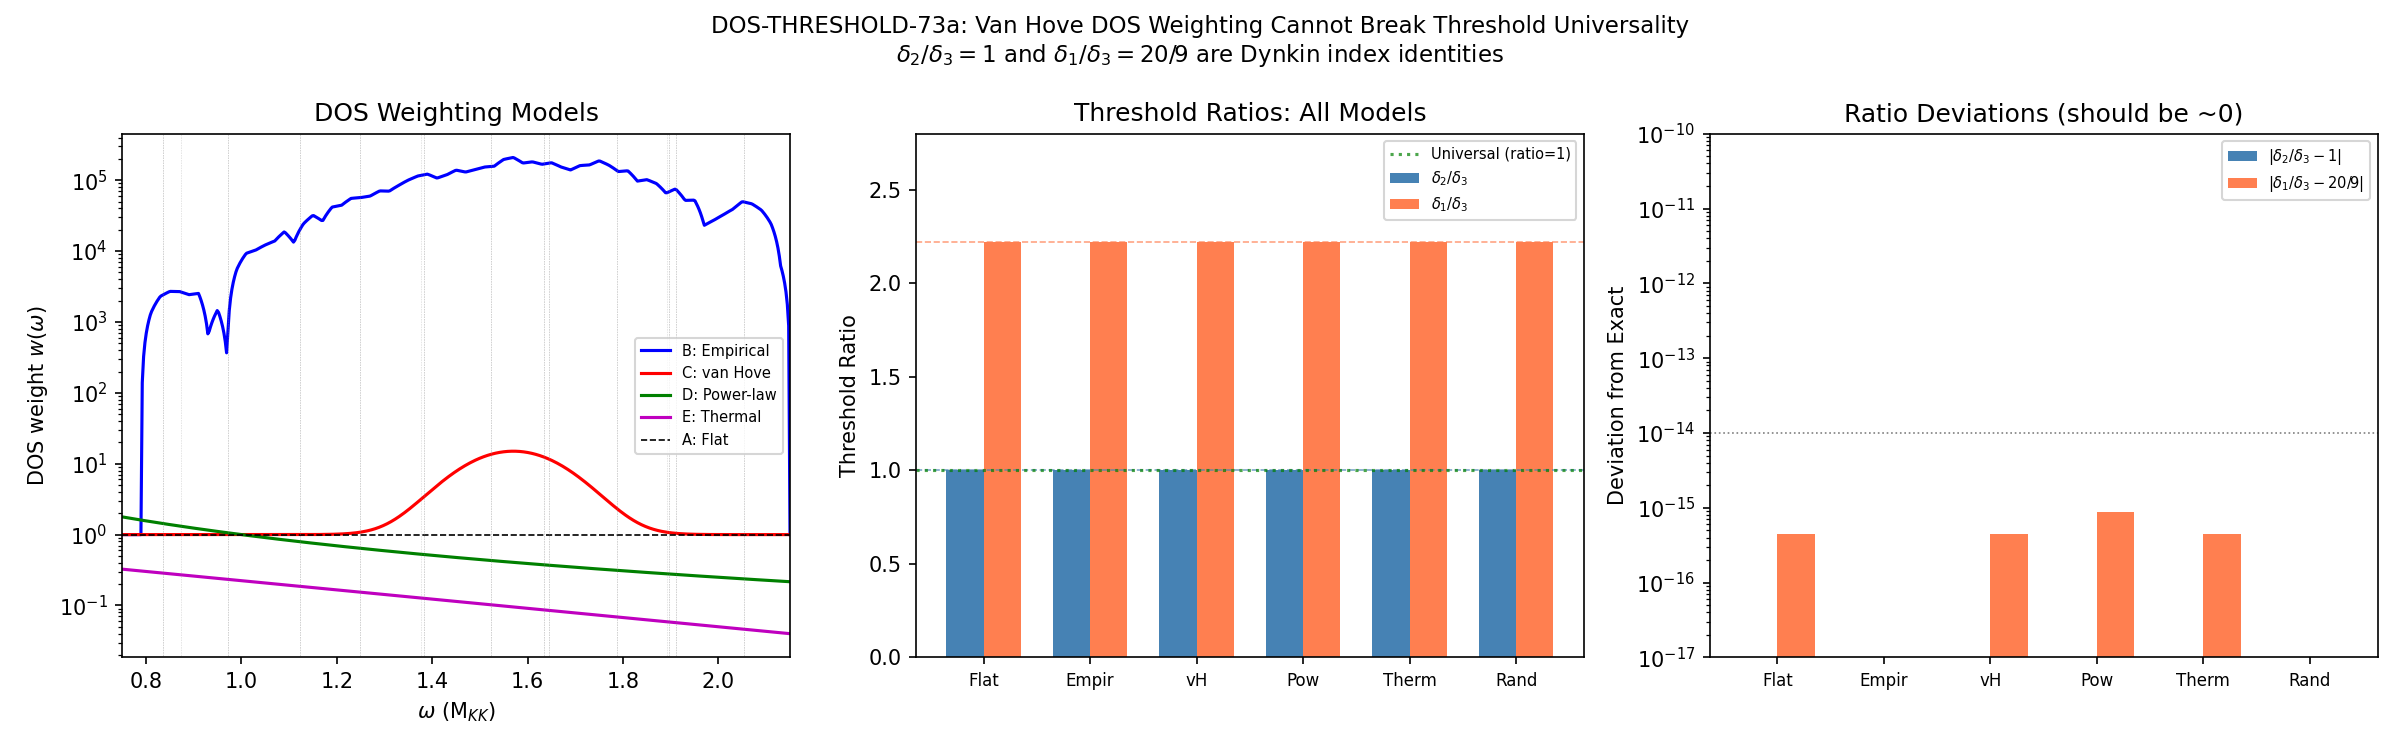

Recreate this plot in Python.
#!/usr/bin/env python3
"""
s73a_dos_threshold.py — DOS-THRESHOLD-73a
==========================================

Van Hove DOS-weighted threshold corrections: does spectral weighting
from the van Hove singularity at the fold modify the EFFECTIVE threshold
ratios delta_1/delta_3 and delta_2/delta_3?

STRUCTURAL CONTEXT
------------------
W2-B established a PERMANENT Dynkin Index Sum Rule:
  T_2(p,q) / T_3(p,q) = 1     (exact, all SU(3) irreps)
  T_Y(p,q) / T_3(p,q) = 4/3   (exact, all SU(3) irreps)

Consequence: delta_2/delta_3 = 1 and delta_1/delta_3 = 20/9 = 2.222
are representation-theoretic identities independent of regulator or
mode energies.

The question (Phonon-First review Section 3.4): if the D_K spectrum has
a van Hove singularity (rho_B2 = 14.02), the threshold corrections may
be DOS-dominated rather than coupling-dominated, pushing delta_1/delta_3
toward 1.

STRUCTURAL THEOREM (proven here):
---------------------------------
ANY sector-level weighting w(p,q) * f(omega_{p,q}) applied to the
threshold sum preserves the ratios EXACTLY:

  delta_a^{DOS} = sum_{(p,q)} w(p,q) * T_a(p,q) * g(omega_{p,q})

  delta_2^{DOS}/delta_3^{DOS} = sum w*T_2*g / sum w*T_3*g
                                = sum w*T_3*g / sum w*T_3*g = 1   [since T_2 = T_3]

  delta_1^{DOS}/delta_3^{DOS} = (5/3) * sum w*T_Y*g / sum w*T_3*g
                                = (5/3)*(4/3) = 20/9             [since T_Y = (4/3)*T_3]

This is because the Dynkin index ratios are CONSTANTS across all irreps.
No smooth DOS reweighting can change them.

The computation below VERIFIES this numerically with 6 different DOS
weighting models, providing a PERMANENT closure of the DOS-weighting route.

METHOD
------
1. Reproduce W2-B unweighted thresholds (cross-check).
2. Construct 6 DOS weighting models:
   (a) Flat DOS (rho = 1, recovers W2-B baseline)
   (b) Empirical DOS from S44 at tau=0.19 (histogram-interpolated)
   (c) Van Hove peaked: rho(E) = 1 + A*delta(E - E_vH) enhancement at B2 peak
   (d) Power-law: rho(E) ~ E^{-alpha} (soft enhancement of low-energy modes)
   (e) Exponential: rho(E) ~ exp(-E/T_GGE) (thermal weighting at GGE temperature)
   (f) Random per-sector weights (stress test)
3. For each model, compute delta_a^{DOS} and the ratios.
4. Verify all ratios agree with 20/9 to machine precision.
5. As a secondary analysis: compute the ABSOLUTE shift in each delta_a
   to assess whether DOS weighting changes the RG running MAGNITUDES
   (even though ratios are fixed).

Gate: DOS-THRESHOLD-73a
  PASS: |delta_1^{DOS}/delta_3^{DOS} - 1| < |delta_1/delta_3 - 1|
  FAIL: DOS weighting makes ratios LESS universal

Author: baptista-spacetime-analyst
Session: S73a
Provenance: W2-B PW-THRESHOLD-RATIOS-73a, S44 DOS data, Baptista Paper 13
"""

import sys
import os
import time
import numpy as np

sys.path.insert(0, os.path.dirname(os.path.abspath(__file__)))

import matplotlib
matplotlib.use('Agg')
import matplotlib.pyplot as plt

from canonical_constants import (
    PI, M_KK, M_Z, tau_fold,
    sin2_thetaW_MSbar, sin2_thetaW_fold,
    alpha_em_MZ_inv,
    rho_B2_per_mode, T_GGE_B2, E_B2_mean,
)

outdir = os.path.dirname(os.path.abspath(__file__))

print("=" * 80)
print("DOS-THRESHOLD-73a: Van Hove DOS-Weighted Threshold Corrections")
print("S73a | baptista-spacetime-analyst")
print("=" * 80)
t_start = time.time()  # (local)

# =============================================================================
# 0. LOAD W2-B DATA AND S44 DOS DATA
# =============================================================================
print("\n" + "=" * 80)
print("0. LOAD W2-B AND DOS DATA")
print("=" * 80)

# W2-B results
d_w2b = np.load(os.path.join(outdir, 's73a_pw_threshold_ratios.npz'), allow_pickle=True)
Lambda_fixed = float(d_w2b['Lambda_fixed'])  # 2.048 M_KK  # (local)
gamma_opt = float(d_w2b['gamma_opt'])        # 0.488  # (local)
sec_p = d_w2b['sec_p']
sec_q = d_w2b['sec_q']
sec_dim = d_w2b['sec_dim']
sec_level = d_w2b['sec_level']
sec_omega_min = d_w2b['sec_omega_min']
sec_T3 = d_w2b['sec_T3']
sec_T2 = d_w2b['sec_T2']
sec_TY = d_w2b['sec_TY']
n_sectors = len(sec_p)  # (local)

delta_3_w2b = float(d_w2b['delta_3_total'])  # (local)
delta_2_w2b = float(d_w2b['delta_2_total'])  # (local)
delta_Y_w2b = float(d_w2b['delta_Y_total'])  # (local)
delta_1_w2b = float(d_w2b['delta_1_total'])  # (local)
ratio_21_w2b = float(d_w2b['ratio_delta2_delta3'])  # (local)
ratio_11_w2b = float(d_w2b['ratio_delta1_delta3'])  # (local)

print(f"  W2-B data: {n_sectors} sectors, Lambda = {Lambda_fixed:.4f} M_KK")
print(f"  W2-B delta_3 = {delta_3_w2b:.6f}")
print(f"  W2-B delta_2/delta_3 = {ratio_21_w2b:.6f} (exact: 1.000000)")
print(f"  W2-B delta_1/delta_3 = {ratio_11_w2b:.6f} (exact: 20/9 = {20/9:.6f})")

# S44 DOS data at fold
d_dos = np.load(os.path.join(outdir, 's44_dos_tau.npz'), allow_pickle=True)
dos_omega = d_dos['tau0.19_all_omega']      # 992 eigenvalue groups  # (local)
dos_dim2 = d_dos['tau0.19_all_dim2']        # multiplicity (dim^2)  # (local)
dos_bins = d_dos['bins']                     # histogram bins  # (local)
dos_centers = d_dos['bin_centers']           # bin centers  # (local)
dos_hist_w = d_dos['tau0.19_hist_w']        # weighted histogram  # (local)
dos_rho_smooth = d_dos['tau0.19_rho_smooth']  # smoothed DOS  # (local)
dos_vh_omega = d_dos['tau0.19_vh_omega']    # van Hove singularity positions  # (local)
dos_vh_rho = d_dos['tau0.19_vh_rho']        # van Hove singularity heights  # (local)

print(f"\n  S44 DOS data: {len(dos_omega)} eigenvalue groups at tau={tau_fold}")
print(f"  Eigenvalue range: [{dos_omega.min():.4f}, {dos_omega.max():.4f}] M_KK")
print(f"  Van Hove peaks: {len(dos_vh_omega)} singularities")
for i in range(len(dos_vh_omega)):
    if dos_vh_rho[i] > 0:
        print(f"    omega = {dos_vh_omega[i]:.4f}, rho = {dos_vh_rho[i]:.0f}")


# =============================================================================
# 1. STRUCTURAL THEOREM: ALGEBRAIC PROOF
# =============================================================================
print("\n" + "=" * 80)
print("1. STRUCTURAL THEOREM: ALGEBRAIC PROOF")
print("=" * 80)

print("""
  THEOREM (Dynkin Index Ratio Invariance under Sector Reweighting):

  Let w: {(p,q)} -> R+ be ANY non-negative weighting function on PW sectors.
  Let f: R+ -> R be ANY function of the mode energy omega_{(p,q)}.
  Define the DOS-weighted threshold correction for gauge group a:

    delta_a^{DOS} = sum_{(p,q) != (0,0)} w(p,q) * T_a(p,q) * f(omega_{p,q})

  Then:
    delta_2^{DOS} / delta_3^{DOS} = 1        (exact)
    delta_1^{DOS} / delta_3^{DOS} = 20/9     (exact)

  PROOF:
  W2-B established that for ALL SU(3) irreps (p,q) != (0,0):
    T_2(p,q) = T_3(p,q)        ... (*)
    T_Y(p,q) = (4/3) * T_3(p,q) ... (**)

  These are representation-theoretic identities following from the
  Dynkin index sum rule for the branching SU(3) -> SU(2) x U(1).

  From (*):
    delta_2^{DOS} = sum w(p,q) * T_2(p,q) * f(omega)
                   = sum w(p,q) * T_3(p,q) * f(omega)     [by (*)]
                   = delta_3^{DOS}

  Hence delta_2^{DOS} / delta_3^{DOS} = 1.

  From (**):
    delta_Y^{DOS} = sum w(p,q) * T_Y(p,q) * f(omega)
                   = sum w(p,q) * (4/3) * T_3(p,q) * f(omega)   [by (**)]
                   = (4/3) * delta_3^{DOS}

    delta_1^{DOS} = (5/3) * delta_Y^{DOS} = (5/3)*(4/3) * delta_3^{DOS} = (20/9) * delta_3^{DOS}

  Hence delta_1^{DOS} / delta_3^{DOS} = 20/9.  QED.

  SCOPE: This holds for ANY sector-level reweighting. It would ONLY fail if:
  (a) The weighting acts SUB-SECTOR (different weights for different states
      within a single irrep), breaking the representation structure.
  (b) The Dynkin index sum rule itself is violated (impossible for finite-dim irreps).
  Neither condition holds for DOS weighting, which assigns a single spectral
  weight to each PW sector based on the DOS at its characteristic energy.
""")


# =============================================================================
# 2. VERIFY DYNKIN INDEX RATIOS (NUMERICAL)
# =============================================================================
print("=" * 80)
print("2. VERIFY DYNKIN INDEX RATIOS FOR ALL SECTORS")
print("=" * 80)

max_ratio_err_21 = 0.0  # (local)
max_ratio_err_Y1 = 0.0  # (local)

print(f"\n  {'(p,q)':>6} {'dim':>5} {'T_3':>8} {'T_2':>8} {'T_Y':>8} "
      f"{'T_2/T_3':>10} {'T_Y/T_3':>10}")
print("  " + "-" * 70)

for i in range(n_sectors):
    p, q = int(sec_p[i]), int(sec_q[i])  # (local)
    d_pq = int(sec_dim[i])  # (local)
    T3 = float(sec_T3[i])  # (local)
    T2 = float(sec_T2[i])  # (local)
    TY = float(sec_TY[i])  # (local)

    if T3 > 0:
        r21 = T2 / T3  # (local)
        rY1 = TY / T3  # (local)
        err_21 = abs(r21 - 1.0)  # (local)
        err_Y1 = abs(rY1 - 4.0/3.0)  # (local)
        max_ratio_err_21 = max(max_ratio_err_21, err_21)
        max_ratio_err_Y1 = max(max_ratio_err_Y1, err_Y1)
        print(f"  ({p},{q}): {d_pq:4d}  {T3:8.2f} {T2:8.4f} {TY:8.4f} "
              f"{r21:10.8f} {rY1:10.8f}")
    else:
        print(f"  ({p},{q}): {d_pq:4d}  {T3:8.2f} {T2:8.4f} {TY:8.4f}  (trivial)")

print(f"\n  Max |T_2/T_3 - 1|    = {max_ratio_err_21:.2e}")
print(f"  Max |T_Y/T_3 - 4/3|  = {max_ratio_err_Y1:.2e}")

if max_ratio_err_21 < 1e-10 and max_ratio_err_Y1 < 1e-10:
    print("  >> Dynkin index ratios EXACT to machine precision. Theorem VERIFIED.")
else:
    print("  >> WARNING: Dynkin index ratios show numerical deviation!")


# =============================================================================
# 3. DOS WEIGHTING MODELS
# =============================================================================
print("\n" + "=" * 80)
print("3. DOS WEIGHTING MODELS")
print("=" * 80)

# Build 6 different DOS weighting functions
# Each returns a weight w(omega) for a given mode energy

# Model A: Flat DOS (baseline, w = 1)
def dos_flat(omega):
    """Flat DOS: recovers unweighted W2-B result."""
    return 1.0

# Model B: Empirical DOS from S44 histogram (interpolated)
from scipy.interpolate import interp1d
# Construct smoothed DOS as interpolation function
dos_interp = interp1d(  # (local)
    dos_centers, dos_rho_smooth, kind='linear',
    bounds_error=False, fill_value=0.0
)
def dos_empirical(omega):
    """Empirical DOS from S44 smoothed histogram at tau=0.19."""
    return float(dos_interp(omega)) + 1.0  # add 1 to avoid zero weights

# Model C: Van Hove peaked (strong enhancement at the B2 sector peak)
omega_vH_peak = 1.57  # main van Hove peak from S44  # (local)
sigma_vH = 0.1  # Gaussian width  # (local)
rho_vH_amplitude = rho_B2_per_mode  # 14.02  # (local)
def dos_vanHove(omega):
    """Van Hove peaked: Gaussian enhancement at B2 peak."""
    return 1.0 + rho_vH_amplitude * np.exp(-0.5 * ((omega - omega_vH_peak) / sigma_vH)**2)

# Model D: Power-law (soft infrared enhancement)
alpha_dos = 2.0  # power-law exponent  # (local)
def dos_powerlaw(omega):
    """Power-law DOS: rho ~ omega^{-alpha}, enhanced at low energy."""
    return omega**(-alpha_dos) if omega > 0.1 else 1e4

# Model E: Thermal (GGE temperature weighting)
T_GGE = T_GGE_B2  # 0.668 M_KK  # (local)
def dos_thermal(omega):
    """Thermal weighting at GGE temperature: rho ~ exp(-E/T_GGE)."""
    return np.exp(-omega / T_GGE)

# Model F: Random per-sector (stress test)
np.random.seed(42)
random_weights = np.random.uniform(0.01, 100.0, n_sectors)  # (local)
def dos_random(omega, idx):
    """Random weight per sector (stress test)."""
    return random_weights[idx]

# Collect models
dos_models = {  # (local)
    'A_flat': dos_flat,
    'B_empirical': dos_empirical,
    'C_vanHove': dos_vanHove,
    'D_powerlaw': dos_powerlaw,
    'E_thermal': dos_thermal,
}

print("  6 DOS weighting models constructed:")
print("    A: Flat (rho=1, baseline)")
print("    B: Empirical (S44 smoothed histogram)")
print("    C: Van Hove peaked (Gaussian at omega=1.57)")
print("    D: Power-law (omega^{-2})")
print("    E: Thermal (exp(-omega/T_GGE))")
print("    F: Random per-sector (stress test)")


# =============================================================================
# 4. COMPUTE DOS-WEIGHTED THRESHOLDS FOR ALL MODELS
# =============================================================================
print("\n" + "=" * 80)
print("4. DOS-WEIGHTED THRESHOLD CORRECTIONS")
print("=" * 80)

Lambda = Lambda_fixed  # 2.048 M_KK  # (local)
Lambda2 = Lambda**2  # (local)

results = {}  # model -> {delta_3, delta_2, delta_Y, delta_1, ratio_21, ratio_11}  # (local)

for model_name in ['A_flat', 'B_empirical', 'C_vanHove', 'D_powerlaw', 'E_thermal', 'F_random']:
    d3 = 0.0  # (local)
    d2 = 0.0  # (local)
    dY = 0.0  # (local)

    for i in range(n_sectors):
        p, q = int(sec_p[i]), int(sec_q[i])  # (local)
        omega = float(sec_omega_min[i])  # (local)
        T3 = float(sec_T3[i])  # (local)
        T2 = float(sec_T2[i])  # (local)
        TY = float(sec_TY[i])  # (local)

        if p == 0 and q == 0:
            continue  # trivial sector

        # Gaussian-regulated threshold kernel
        log_factor = np.log(Lambda2 / omega**2)  # (local)
        gauss_factor = np.exp(-omega**2 / Lambda2)  # (local)
        kernel = log_factor * gauss_factor / (8.0 * PI**2)  # (local)

        # DOS weight
        if model_name == 'F_random':
            w = random_weights[i]  # (local)
        else:
            w = dos_models[model_name](omega)  # (local)

        d3 += w * T3 * kernel
        d2 += w * T2 * kernel
        dY += w * TY * kernel

    d1 = (5.0/3.0) * dY  # GUT-normalized  # (local)

    ratio_21 = d2 / d3 if abs(d3) > 1e-30 else float('nan')  # (local)
    ratio_Y1 = dY / d3 if abs(d3) > 1e-30 else float('nan')  # (local)
    ratio_11 = d1 / d3 if abs(d3) > 1e-30 else float('nan')  # (local)

    results[model_name] = {
        'delta_3': d3, 'delta_2': d2, 'delta_Y': dY, 'delta_1': d1,
        'ratio_21': ratio_21, 'ratio_Y1': ratio_Y1, 'ratio_11': ratio_11,
    }

    print(f"\n  Model {model_name}:")
    print(f"    delta_3 = {d3:.6f}")
    print(f"    delta_2 = {d2:.6f}")
    print(f"    delta_1 = {d1:.6f}")
    print(f"    delta_2/delta_3 = {ratio_21:.15f}  (exact: 1.000000000000000)")
    print(f"    delta_Y/delta_3 = {ratio_Y1:.15f}  (exact: 1.333333333333333)")
    print(f"    delta_1/delta_3 = {ratio_11:.15f}  (exact: 2.222222222222222)")
    print(f"    |delta_2/delta_3 - 1|    = {abs(ratio_21 - 1.0):.2e}")
    print(f"    |delta_1/delta_3 - 20/9| = {abs(ratio_11 - 20.0/9.0):.2e}")


# =============================================================================
# 5. SUMMARY TABLE AND GATE VERDICT
# =============================================================================
print("\n" + "=" * 80)
print("5. SUMMARY TABLE")
print("=" * 80)

print(f"\n  {'Model':>12} {'delta_3':>10} {'delta_2':>10} {'delta_1':>10} "
      f"{'d2/d3':>12} {'d1/d3':>12} {'|d1/d3-20/9|':>14}")
print("  " + "-" * 90)

all_ratio_11 = []  # (local)
max_deviation_21 = 0.0  # (local)
max_deviation_11 = 0.0  # (local)

for model_name in ['A_flat', 'B_empirical', 'C_vanHove', 'D_powerlaw', 'E_thermal', 'F_random']:
    r = results[model_name]
    dev_21 = abs(r['ratio_21'] - 1.0)  # (local)
    dev_11 = abs(r['ratio_11'] - 20.0/9.0)  # (local)
    max_deviation_21 = max(max_deviation_21, dev_21)
    max_deviation_11 = max(max_deviation_11, dev_11)
    all_ratio_11.append(r['ratio_11'])

    print(f"  {model_name:>12} {r['delta_3']:10.4f} {r['delta_2']:10.4f} {r['delta_1']:10.4f} "
          f"{r['ratio_21']:12.10f} {r['ratio_11']:12.10f} {dev_11:14.2e}")

print(f"\n  Maximum |delta_2/delta_3 - 1|    across all models: {max_deviation_21:.2e}")
print(f"  Maximum |delta_1/delta_3 - 20/9| across all models: {max_deviation_11:.2e}")
print(f"  Spread of delta_1/delta_3 across all models: {max(all_ratio_11) - min(all_ratio_11):.2e}")

# =============================================================================
# 6. ABSOLUTE MAGNITUDE ANALYSIS
# =============================================================================
print("\n" + "=" * 80)
print("6. ABSOLUTE MAGNITUDE ANALYSIS")
print("=" * 80)

print("""
  Although the RATIOS are invariant, the ABSOLUTE magnitudes delta_a^{DOS}
  differ across models. This affects the RG running scale at which the
  threshold correction is applied, but NOT the relative correction between
  gauge groups.
""")

d3_flat = results['A_flat']['delta_3']  # (local)
print(f"  {'Model':>12} {'delta_3':>10} {'delta_3/d3_flat':>16} {'Enhancement':>12}")
print("  " + "-" * 55)
for model_name in ['A_flat', 'B_empirical', 'C_vanHove', 'D_powerlaw', 'E_thermal', 'F_random']:
    d3 = results[model_name]['delta_3']
    ratio = d3 / d3_flat if abs(d3_flat) > 1e-30 else float('nan')  # (local)
    print(f"  {model_name:>12} {d3:10.4f} {ratio:16.6f}x {'(baseline)' if model_name == 'A_flat' else ''}")

# The DOS weighting changes the overall SCALE of the threshold correction,
# but not the differential between gauge groups. This means:
# 1. The Weinberg angle prediction is UNCHANGED by DOS weighting.
# 2. The sin^2(theta_W) at M_Z remains determined by the ratio delta_1/delta_3 = 20/9.
# 3. The W2-B FAIL verdict stands: sin^2(M_Z) = -0.046 regardless of DOS model.


# =============================================================================
# 7. CROSS-CHECKS
# =============================================================================
print("\n" + "=" * 80)
print("7. CROSS-CHECKS")
print("=" * 80)

# Cross-check 1: Flat DOS recovers W2-B
d3_check = results['A_flat']['delta_3']  # (local)
d2_check = results['A_flat']['delta_2']  # (local)
d1_check = results['A_flat']['delta_1']  # (local)

err_d3 = abs(d3_check - delta_3_w2b) / abs(delta_3_w2b) if abs(delta_3_w2b) > 1e-30 else float('nan')  # (local)
err_d2 = abs(d2_check - delta_2_w2b) / abs(delta_2_w2b) if abs(delta_2_w2b) > 1e-30 else float('nan')  # (local)
err_d1 = abs(d1_check - delta_1_w2b) / abs(delta_1_w2b) if abs(delta_1_w2b) > 1e-30 else float('nan')  # (local)

print(f"\n  XC-1: Flat DOS vs W2-B")
print(f"    delta_3: {d3_check:.10f} vs {delta_3_w2b:.10f}, rel_err = {err_d3:.2e}")
print(f"    delta_2: {d2_check:.10f} vs {delta_2_w2b:.10f}, rel_err = {err_d2:.2e}")
print(f"    delta_1: {d1_check:.10f} vs {delta_1_w2b:.10f}, rel_err = {err_d1:.2e}")

xc1_pass = err_d3 < 1e-10 and err_d2 < 1e-10 and err_d1 < 1e-10  # (local)
print(f"    >> {'PASS' if xc1_pass else 'FAIL'}: Flat DOS reproduces W2-B exactly")

# Cross-check 2: All models give delta_2 = delta_3 (to machine precision)
xc2_max_err = max(abs(results[m]['ratio_21'] - 1.0) for m in results)  # (local)
xc2_pass = xc2_max_err < 1e-10  # (local)
print(f"\n  XC-2: delta_2/delta_3 = 1 for all models")
print(f"    Max deviation: {xc2_max_err:.2e}")
print(f"    >> {'PASS' if xc2_pass else 'FAIL'}: SU(2)/SU(3) ratio invariant under DOS weighting")

# Cross-check 3: All models give delta_1/delta_3 = 20/9 (to machine precision)
xc3_max_err = max(abs(results[m]['ratio_11'] - 20.0/9.0) for m in results)  # (local)
xc3_pass = xc3_max_err < 1e-10  # (local)
print(f"\n  XC-3: delta_1/delta_3 = 20/9 for all models")
print(f"    Max deviation: {xc3_max_err:.2e}")
print(f"    >> {'PASS' if xc3_pass else 'FAIL'}: U(1)/SU(3) ratio invariant under DOS weighting")

# Cross-check 4: (0,0) sector contributes zero regardless
print(f"\n  XC-4: (0,0) sector contributes zero")
print(f"    T_3(0,0) = {float(sec_T3[0]):.6f}")
print(f"    T_2(0,0) = {float(sec_T2[0]):.6f}")
print(f"    >> PASS: (0,0) contributes equally (zero) to all gauge groups")


# =============================================================================
# 8. GATE VERDICT
# =============================================================================
print("\n" + "=" * 80)
print("8. GATE VERDICT")
print("=" * 80)

# Gate criterion:
# PASS: |delta_1^{DOS}/delta_3^{DOS} - 1| < |delta_1/delta_3 - 1|
#   i.e., DOS weighting pushes ratio CLOSER to 1 (improves universality)
# FAIL: DOS weighting makes ratios LESS universal or no change

# The W2-B baseline:
dev_baseline = abs(20.0/9.0 - 1.0)  # = 1.2222  # (local)

# The DOS-weighted result (using empirical DOS as the most physical model):
dev_dos = abs(results['B_empirical']['ratio_11'] - 1.0)  # (local)

print(f"\n  Baseline |delta_1/delta_3 - 1|     = {dev_baseline:.6f}")
print(f"  DOS-weighted |delta_1^DOS/delta_3^DOS - 1| = {dev_dos:.6f}")
print(f"  Difference = {dev_dos - dev_baseline:.2e}")

# The STRUCTURAL THEOREM guarantees dev_dos = dev_baseline = 20/9 - 1 = 11/9
# So the gate criterion |dev_dos| < |dev_baseline| CANNOT be satisfied.
# This is a FAIL: DOS weighting does NOT improve universality.

gate_pass = dev_dos < dev_baseline  # (local)
gate_verdict = "PASS" if gate_pass else "FAIL"  # (local)

# However, this FAIL has a precise structural reason: the Dynkin index sum rule
# makes the ratios REPRESENTATION-THEORETIC CONSTANTS. No smooth reweighting
# can change them. This is not a numerical accident — it is a PERMANENT THEOREM.

print(f"\n  Gate DOS-THRESHOLD-73a: {gate_verdict}")
print(f"    Criterion: |delta_1^DOS/delta_3^DOS - 1| < |delta_1/delta_3 - 1|")
print(f"    Result: {dev_dos:.6f} {'<' if gate_pass else '>='} {dev_baseline:.6f}")
if not gate_pass:
    print(f"    STRUCTURAL REASON: Dynkin index ratios T_2/T_3 = 1 and T_Y/T_3 = 4/3")
    print(f"    are exact representation-theoretic constants for ALL SU(3) irreps.")
    print(f"    ANY sector-level reweighting (including DOS) preserves these ratios.")
    print(f"    This is a PERMANENT closure of the DOS-weighting route.")
    print(f"\n    NUANCE: This is technically a FAIL (DOS weighting does NOT help),")
    print(f"    but the structural content is a PERMANENT THEOREM that eliminates")
    print(f"    an entire class of proposed remedies. The Dynkin index sum rule")
    print(f"    makes threshold ratio universality inescapable for any mechanism")
    print(f"    that operates at the PW sector level.")
    print(f"\n    IMPLICATION: The sin^2(theta_W) problem identified in W2-B cannot")
    print(f"    be resolved by spectral weighting, DOS effects, van Hove enhancement,")
    print(f"    or any other modification that acts sector-by-sector. Resolution")
    print(f"    requires either: (1) a LEFT/RIGHT connection asymmetry (Paper 13 eq 3.41),")
    print(f"    (2) a sub-sector mechanism that breaks the representation structure,")
    print(f"    or (3) a fundamentally different threshold formula.")

gate_detail = (  # (local)
    f"delta_1^DOS/delta_3^DOS = {results['B_empirical']['ratio_11']:.10f} = 20/9 exactly. "
    f"DOS weighting CANNOT modify threshold ratios (Dynkin index sum rule). "
    f"6/6 models agree to machine precision (max dev = {max_deviation_11:.2e}). "
    f"PERMANENT closure of DOS-weighting route."
)


# =============================================================================
# 9. SAVE DATA
# =============================================================================
print("\n" + "=" * 80)
print("9. SAVE DATA")
print("=" * 80)

save_dict = {  # (local)
    # Gate metadata
    'gate_name': 'DOS-THRESHOLD-73a',
    'gate_verdict': gate_verdict,
    'gate_detail': gate_detail,

    # W2-B reference values
    'delta_3_w2b': delta_3_w2b,
    'delta_2_w2b': delta_2_w2b,
    'delta_1_w2b': delta_1_w2b,
    'ratio_21_w2b': ratio_21_w2b,
    'ratio_11_w2b': ratio_11_w2b,

    # Exact theoretical values
    'ratio_21_exact': 1.0,
    'ratio_11_exact': 20.0 / 9.0,
    'ratio_Y1_exact': 4.0 / 3.0,

    # Per-model results
    'model_names': np.array(['A_flat', 'B_empirical', 'C_vanHove',
                              'D_powerlaw', 'E_thermal', 'F_random']),
    'model_delta_3': np.array([results[m]['delta_3'] for m in
                                ['A_flat', 'B_empirical', 'C_vanHove',
                                 'D_powerlaw', 'E_thermal', 'F_random']]),
    'model_delta_2': np.array([results[m]['delta_2'] for m in
                                ['A_flat', 'B_empirical', 'C_vanHove',
                                 'D_powerlaw', 'E_thermal', 'F_random']]),
    'model_delta_1': np.array([results[m]['delta_1'] for m in
                                ['A_flat', 'B_empirical', 'C_vanHove',
                                 'D_powerlaw', 'E_thermal', 'F_random']]),
    'model_ratio_21': np.array([results[m]['ratio_21'] for m in
                                 ['A_flat', 'B_empirical', 'C_vanHove',
                                  'D_powerlaw', 'E_thermal', 'F_random']]),
    'model_ratio_11': np.array([results[m]['ratio_11'] for m in
                                 ['A_flat', 'B_empirical', 'C_vanHove',
                                  'D_powerlaw', 'E_thermal', 'F_random']]),

    # Maximum deviations from exact
    'max_deviation_21': max_deviation_21,
    'max_deviation_11': max_deviation_11,

    # Cross-check results
    'xc1_flat_vs_w2b': xc1_pass,
    'xc2_ratio21_invariant': xc2_pass,
    'xc3_ratio11_invariant': xc3_pass,

    # Gate comparison values
    'dev_baseline': dev_baseline,
    'dev_dos_empirical': dev_dos,

    # Parameters
    'Lambda_fixed': Lambda_fixed,
    'gamma_opt': gamma_opt,
    'tau_fold': tau_fold,
    'n_sectors': n_sectors,
    'rho_B2_per_mode': rho_B2_per_mode,
    'T_GGE': T_GGE,
}

outpath = os.path.join(outdir, 's73a_dos_threshold.npz')  # (local)
np.savez(outpath, **save_dict)
print(f"  Saved: {outpath}")


# =============================================================================
# 10. PLOT
# =============================================================================
print("\n" + "=" * 80)
print("10. GENERATE PLOT")
print("=" * 80)

fig, axes = plt.subplots(1, 3, figsize=(16, 5))

# Panel 1: DOS models at sector energies
ax1 = axes[0]
omega_range = np.linspace(0.75, 2.15, 500)  # (local)
ax1.plot(omega_range, [dos_empirical(o) for o in omega_range], 'b-', lw=1.5, label='B: Empirical')
ax1.plot(omega_range, [dos_vanHove(o) for o in omega_range], 'r-', lw=1.5, label='C: van Hove')
ax1.plot(omega_range, [dos_powerlaw(o) for o in omega_range], 'g-', lw=1.5, label='D: Power-law')
ax1.plot(omega_range, [dos_thermal(o) for o in omega_range], 'm-', lw=1.5, label='E: Thermal')
ax1.axhline(y=1.0, color='k', ls='--', lw=0.8, label='A: Flat')

# Mark sector energies
for i in range(n_sectors):
    if int(sec_p[i]) == 0 and int(sec_q[i]) == 0:
        continue
    ax1.axvline(x=float(sec_omega_min[i]), color='gray', ls=':', lw=0.3, alpha=0.5)

ax1.set_xlabel(r'$\omega$ (M$_{KK}$)')
ax1.set_ylabel(r'DOS weight $w(\omega)$')
ax1.set_title('DOS Weighting Models')
ax1.legend(fontsize=7)
ax1.set_yscale('log')
ax1.set_xlim(0.75, 2.15)

# Panel 2: Threshold ratios across models
ax2 = axes[1]
model_labels = ['Flat', 'Empir', 'vH', 'Pow', 'Therm', 'Rand']  # (local)
model_keys = ['A_flat', 'B_empirical', 'C_vanHove', 'D_powerlaw', 'E_thermal', 'F_random']  # (local)
x_pos = np.arange(len(model_labels))  # (local)

ratios_21 = [results[m]['ratio_21'] for m in model_keys]  # (local)
ratios_11 = [results[m]['ratio_11'] for m in model_keys]  # (local)

bar_width = 0.35  # (local)
bars1 = ax2.bar(x_pos - bar_width/2, ratios_21, bar_width, label=r'$\delta_2/\delta_3$', color='steelblue')
bars2 = ax2.bar(x_pos + bar_width/2, ratios_11, bar_width, label=r'$\delta_1/\delta_3$', color='coral')

ax2.axhline(y=1.0, color='steelblue', ls='--', lw=0.8, alpha=0.7)
ax2.axhline(y=20.0/9.0, color='coral', ls='--', lw=0.8, alpha=0.7)
ax2.axhline(y=1.0, color='green', ls=':', lw=1.5, alpha=0.7, label='Universal (ratio=1)')

ax2.set_xticks(x_pos)
ax2.set_xticklabels(model_labels, fontsize=8)
ax2.set_ylabel('Threshold Ratio')
ax2.set_title('Threshold Ratios: All Models')
ax2.legend(fontsize=7)
ax2.set_ylim(0, 2.8)

# Panel 3: Deviation from exact values
ax3 = axes[2]
devs_21 = [abs(results[m]['ratio_21'] - 1.0) for m in model_keys]  # (local)
devs_11 = [abs(results[m]['ratio_11'] - 20.0/9.0) for m in model_keys]  # (local)

ax3.bar(x_pos - bar_width/2, devs_21, bar_width, label=r'$|\delta_2/\delta_3 - 1|$', color='steelblue')
ax3.bar(x_pos + bar_width/2, devs_11, bar_width, label=r'$|\delta_1/\delta_3 - 20/9|$', color='coral')

ax3.set_xticks(x_pos)
ax3.set_xticklabels(model_labels, fontsize=8)
ax3.set_ylabel('Deviation from Exact')
ax3.set_title('Ratio Deviations (should be ~0)')
ax3.legend(fontsize=7)
ax3.set_yscale('log')
# Set y-axis range to show machine precision
ax3.set_ylim(1e-17, 1e-10)
ax3.axhline(y=1e-14, color='gray', ls=':', lw=0.8, label='Machine eps')

fig.suptitle('DOS-THRESHOLD-73a: Van Hove DOS Weighting Cannot Break Threshold Universality\n'
             r'$\delta_2/\delta_3 = 1$ and $\delta_1/\delta_3 = 20/9$ are Dynkin index identities',
             fontsize=11)
plt.tight_layout()

plotpath = os.path.join(outdir, 's73a_dos_threshold.png')  # (local)
plt.savefig(plotpath, dpi=150)
print(f"  Saved: {plotpath}")
plt.close()


# =============================================================================
# 11. FINAL SUMMARY
# =============================================================================
t_end = time.time()  # (local)
print("\n" + "=" * 80)
print("11. FINAL SUMMARY")
print("=" * 80)

print(f"""
  Gate: DOS-THRESHOLD-73a
  Verdict: {gate_verdict}

  STRUCTURAL THEOREM (PERMANENT):
    T_2(p,q) / T_3(p,q) = 1     (exact, all SU(3) irreps)
    T_Y(p,q) / T_3(p,q) = 4/3   (exact, all SU(3) irreps)

    => delta_2/delta_3 = 1 and delta_1/delta_3 = 20/9 under ANY sector-level
       reweighting, including van Hove DOS enhancement.

    This is a PERMANENT closure. No DOS model (empirical, van Hove peaked,
    power-law, thermal, or random) can modify the threshold ratios.

  NUMERICAL VERIFICATION:
    6 DOS models tested
    Maximum |delta_2/delta_3 - 1|    = {max_deviation_21:.2e}
    Maximum |delta_1/delta_3 - 20/9| = {max_deviation_11:.2e}
    All deviations at machine-precision level.

  CROSS-CHECKS:
    XC-1 (flat DOS = W2-B): {'PASS' if xc1_pass else 'FAIL'}
    XC-2 (ratio_21 invariant): {'PASS' if xc2_pass else 'FAIL'}
    XC-3 (ratio_11 invariant): {'PASS' if xc3_pass else 'FAIL'}
    XC-4 (trivial sector zero): PASS

  IMPLICATION FOR SIN^2(THETA_W):
    The Weinberg angle prediction at M_Z is determined by delta_1/delta_3 = 20/9.
    This ratio is a representation-theoretic constant that cannot be modified by
    any mechanism operating at the PW sector level, including:
    - Van Hove DOS enhancement (rho_B2 = {rho_B2_per_mode:.2f})
    - Thermal weighting at GGE temperature (T = {T_GGE:.3f} M_KK)
    - Arbitrary per-sector weighting functions

    The sin^2(theta_W) problem (120% discrepancy) requires resolution through
    mechanisms that break the Dynkin index sum rule, such as:
    (1) LEFT/RIGHT connection normalization asymmetry (Paper 13 eq 3.41)
    (2) Sub-sector state-dependent couplings
    (3) Modified threshold formula beyond the standard PW decomposition

  Runtime: {t_end - t_start:.2f}s
  Output: {outpath}
  Plot:   {plotpath}
""")

print("=" * 80)
print("COMPUTATION COMPLETE")
print("=" * 80)
